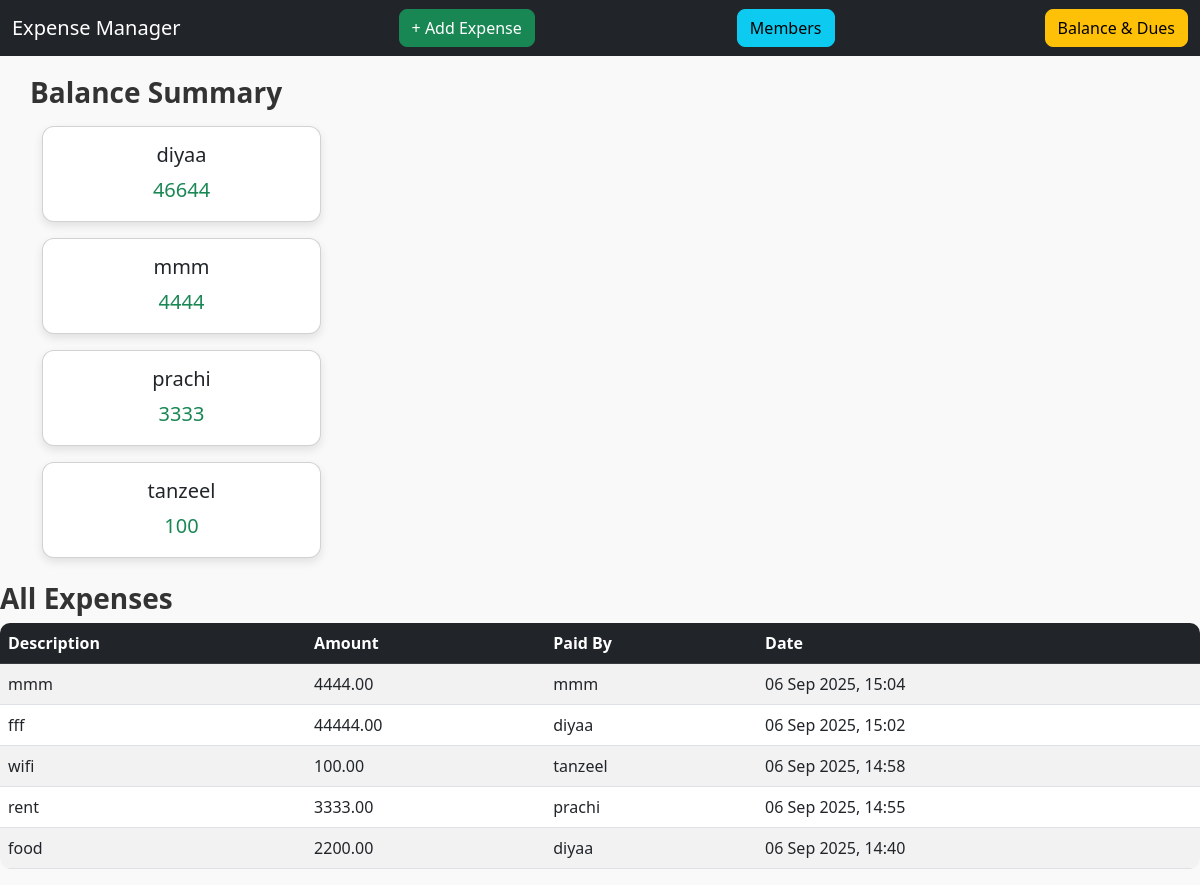
The page / on the database its author committed.
### expenses/models.py (models this page shows, shortened)
class Expense(models.Model):
    description = models.CharField(max_length=255)
    amount = models.DecimalField(max_digits=10, decimal_places=2)
    paid_by = models.CharField(max_length=100)
    date_added = models.DateTimeField(auto_now_add=True)

### expenses/views.py (the view)
# urls.py: path('', views.home, name='home'),
def home(request):
    expenses = Expense.objects.all().order_by('-date_added')
    balance = Expense.objects.values('paid_by').annotate(total=Sum('amount'))
    return render(request, 'expenses/home.html', {
        "expenses": expenses,
        "balance": balance
    })

### expenses/templates/expenses/home.html (shortened to what this page needs)
{% load static %}
<!DOCTYPE html>
 <html>
 <head>
<link href="https://cdn.jsdelivr.net/npm/bootstrap@5.3.0/dist/css/bootstrap.min.css" rel="stylesheet">
<link rel="stylesheet" type="text/css" href="{% static 'css/style.css' %}">
 </head>
 <body>
 <nav class="navbar navbar-expand-lg navbar-dark bg-dark">
  <div class="container-fluid">
    <a class="navbar-brand" href="{% url 'home' %}"> Expense Manager</a>
    <a class="btn btn-success" href="{% url 'add_expense' %}">+ Add Expense</a>
    <a class="btn btn-info me-2" href="{% url 'members' %}">Members</a>
    <a class="btn btn-warning" href="{% url 'balance' %}">Balance & Dues</a>
</div>
 </nav>
 <div class="container">
    <h3 class="mb-3">
    <div class="row">
 Balance Summary</h3>
        {% for b in balance %}
        <div class="col-md-3">
            <div class="card text-center mb-3">
                <div class="card-body">
                    <h5 class="card-title">{{ b.paid_by }}</h5>
                    <p class="card-text text-success fs-5"> {{ b.total }}</p>
                </div>
            </div>
        </div>
        {% empty %}
        <p class="text-muted">No expenses added yet.</p>
        {% endfor %}
    </div>
    <h3 class="mt-4"> All Expenses</h3>
    <table class="table table-striped table-hover">
        <thead class="table-dark">
            <tr>
                <th>Description</th>
                <th>Amount</th>
                <th>Paid By</th>
                <th>Date</th>
            </tr>
        </thead>
        <tbody>
        {% for exp in expenses %}
            <tr>
                <td>{{ exp.description }}</td>
                <td>
 {{ exp.amount }}</td>
                <td>{{ exp.paid_by }}</td>
                <td>{{ exp.date_added|date:"d M Y, H:i" }}</td>
            </tr>
        {% empty %}
            <tr><td colspan="4" class="text-center text-muted">No expenses yet</td></tr>
        {% endfor %}
        </tbody>
    </table>
 </body>
 </html>

### static/css/style.css (style rules this page uses)
body { background-color: #f8f9fa; font-family: "Segoe UI", Arial, sans-serif; }
.card { border-radius: 12px; box-shadow: 0 4px 10px rgba(0,0,0,0.1); }
.btn { border-radius: 8px; }

### expenses/templates/expenses/home.html (style rules this page uses)
body { background-color: #f9f9f9; }
.navbar { margin-bottom: 20px; }
.card { border-radius: 12px; box-shadow: 0 4px 10px rgba(0,0,0,0.1); }
table { background: #fff; border-radius: 10px; overflow: hidden; }
h2, h3 { font-weight: bold; color: #333; }

### rows shown on the page
Expense: paid_by "mmm", total "4444", description "mmm", amount "4444.00", date_added "06 Sep 2025, 15:04"
Expense: paid_by "prachi", total "3333", description "rent", amount "3333.00", date_added "06 Sep 2025, 14:55"
Expense: paid_by "tanzeel", total "100", description "wifi", amount "100.00", date_added "06 Sep 2025, 14:58"
Expense: description "fff", amount "44444.00", paid_by "diyaa", date_added "06 Sep 2025, 15:02"
Expense: description "food", amount "2200.00", paid_by "diyaa", date_added "06 Sep 2025, 14:40"

### other values the page prints
{{ b.paid_by }} "diyaa"
{{ b.total }} "46644"
